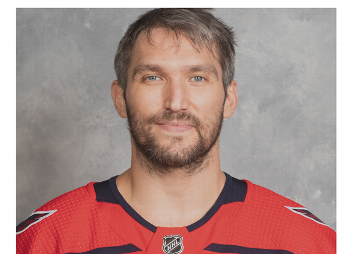
#> input picture photo.png, 350 x 254 px
$ python script.py
#> lines starting #> are read from the running program, lines starting #| are printed output that depends on the picture; after the words box and inside, x2 and y2 are one past the last pixel; in counts of white or black regions, pixels touching at a corner belong together
import cv2

face_cascade=cv2.CascadeClassifier("haarcascade_frontalface_default.xml") # read cascade of face using frontal face specifications

img=cv2.imread("photo.png") #load image in native path
#> img is the input picture: shape (254, 350, 3); mean B, G, R 138.5, 142.9, 173.3
gray_img=cv2.cvtColor(img,cv2.COLOR_BGR2GRAY) # create grayscale copy of image
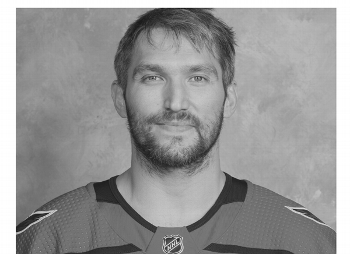
#> gray_img: shape (254, 350); min 20, max 255, mean 151.5

faces=face_cascade.detectMultiScale(gray_img,
scaleFactor=1.05, # scale by 5 percent each time in search for faces
minNeighbors=5)
#> faces = [[116, 32, 119, 119]]

for x, y, w, h in faces:
    img=cv2.rectangle(img, (x,y),(x+w, y+h),(0,255,255),3) # yellow lilne with thickness of 3
#> this loop made 1 pass
#> pass 1, `img=cv2.rectangle(img, (x,y),(x+w, y+h),(0,255,255),3)`:
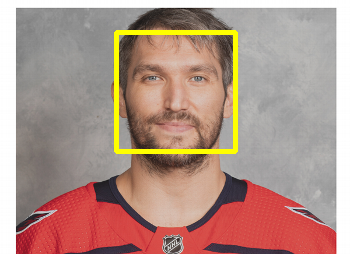
#> img: shape (254, 350, 3); 2.66% of pixels changed, all inside (x1, y1, x2, y2) = (114, 30, 238, 154)

#print(type(faces))
print(faces) # shows coordinates and height of faces in array
#| [[116  32 119 119]]

cv2.imshow("Face", img) #shows original image with rectangle drawn
cv2.waitKey(0) #wait for keypress
cv2.destroyAllWindows() #QUIT

$ run again, with greece.jpg saved as photo.png
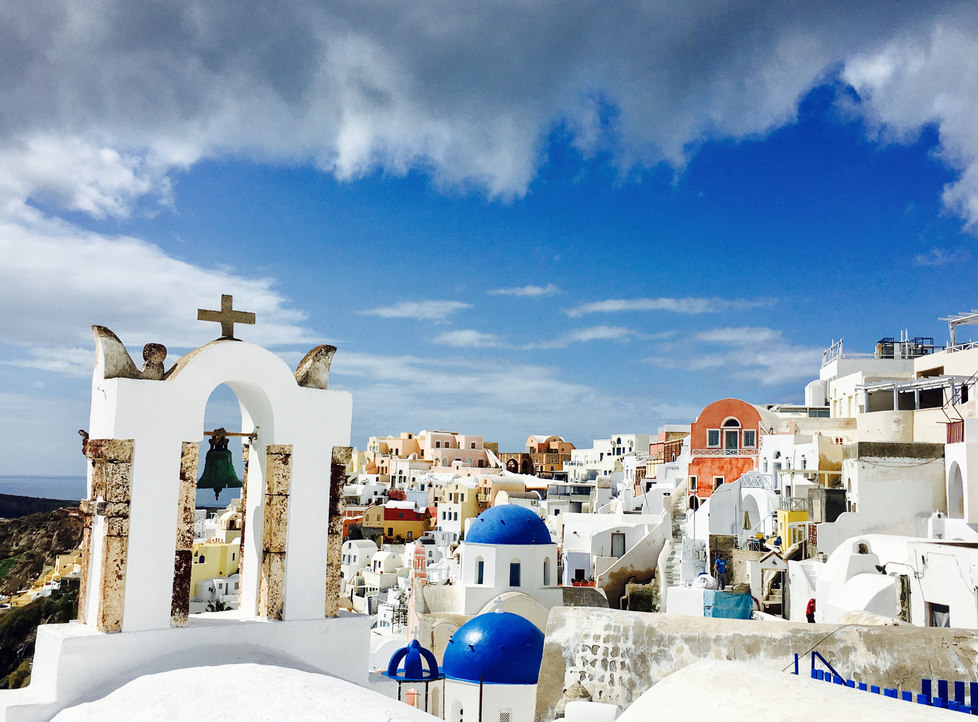
#> input picture greece.jpg, 978 x 722 px, shrunk from 4025 x 2971 before the run
#> img is the input picture: shape (722, 978, 3); mean B, G, R 182.1, 160.7, 139.3
#> `gray_img=cv2.cvtColor(img,cv2.COLOR_BGR2GRAY)`:
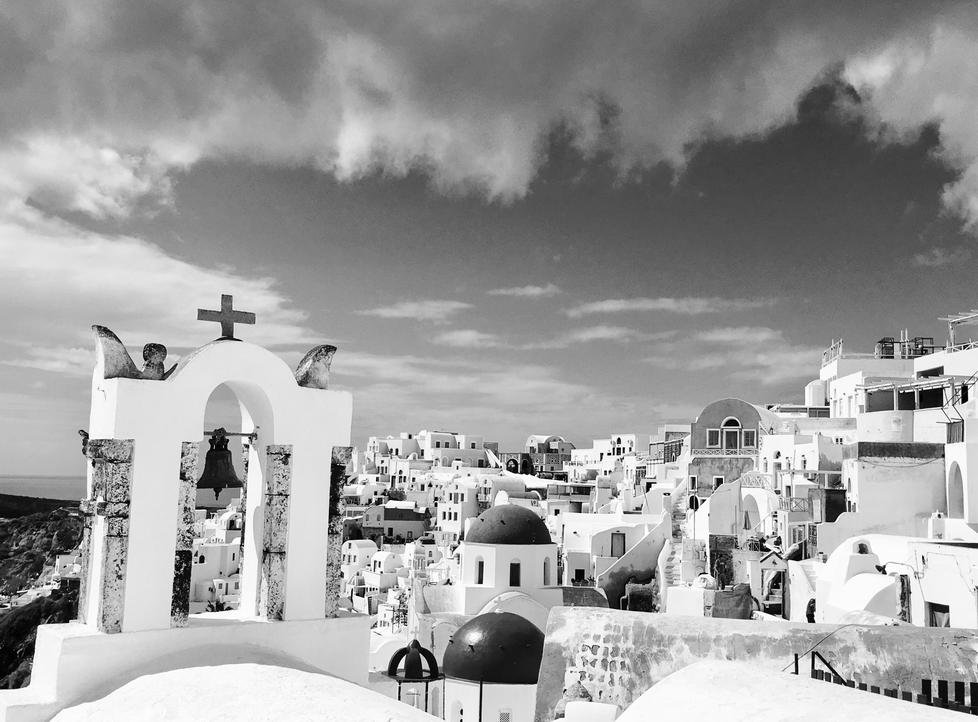
#> gray_img: shape (722, 978); min 0, max 255, mean 156.7
#> faces = ()
